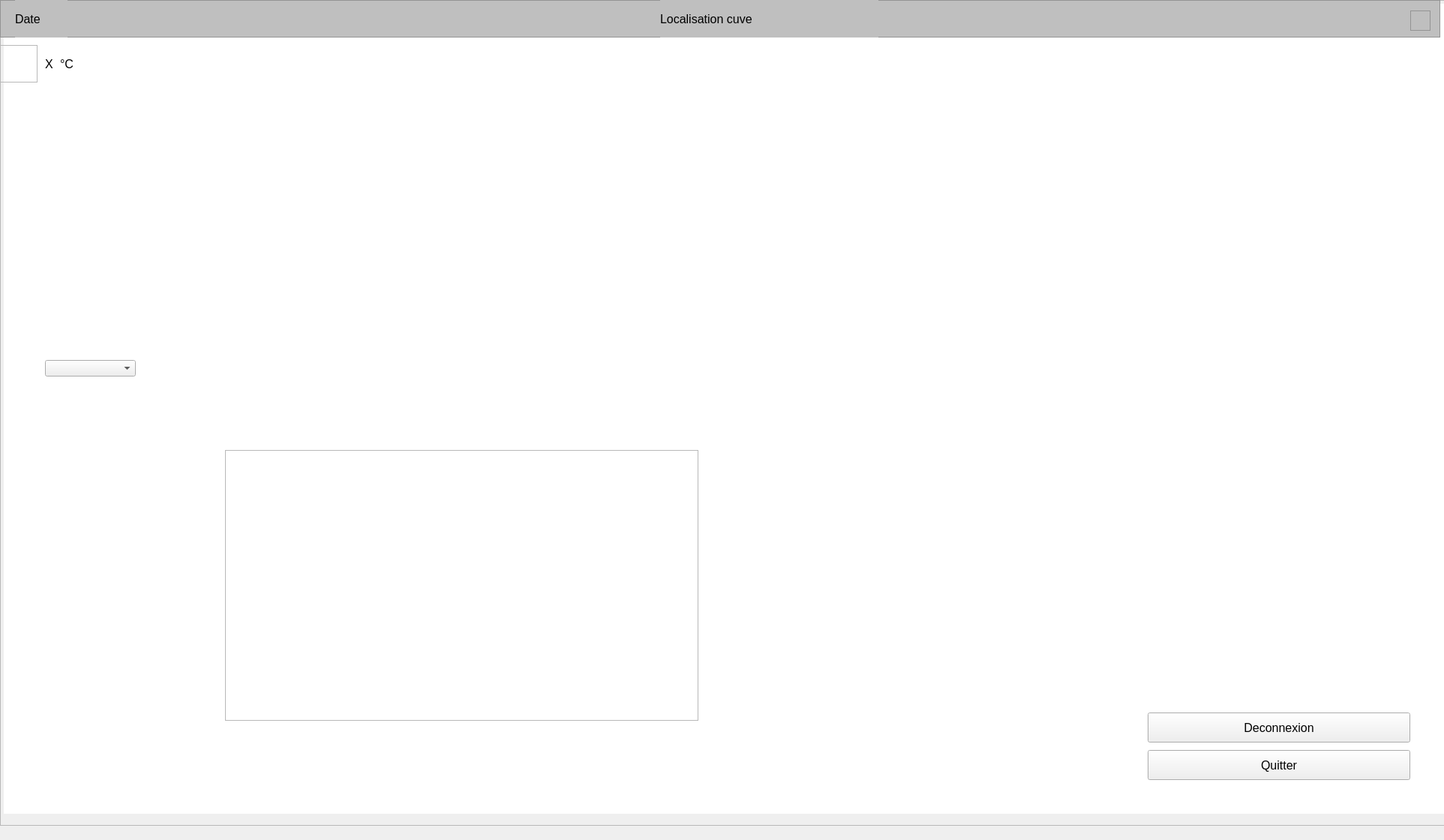
<?xml version="1.0" encoding="UTF-8"?>
<ui version="4.0">
 <class>Form</class>
 <widget class="QWidget" name="Form">
  <property name="geometry">
   <rect>
    <x>0</x>
    <y>0</y>
    <width>1925</width>
    <height>1120</height>
   </rect>
  </property>
  <property name="windowTitle">
   <string>Form</string>
  </property>
  <property name="styleSheet">
   <string notr="true"/>
  </property>
  <widget class="QFrame" name="frame">
   <property name="geometry">
    <rect>
     <x>0</x>
     <y>0</y>
     <width>1920</width>
     <height>50</height>
    </rect>
   </property>
   <property name="styleSheet">
    <string notr="true">background-color: #BFBFBF;</string>
   </property>
   <property name="frameShape">
    <enum>QFrame::StyledPanel</enum>
   </property>
   <property name="frameShadow">
    <enum>QFrame::Raised</enum>
   </property>
   <widget class="QLabel" name="label_3">
    <property name="geometry">
     <rect>
      <x>20</x>
      <y>0</y>
      <width>70</width>
      <height>50</height>
     </rect>
    </property>
    <property name="font">
     <font>
      <pointsize>12</pointsize>
     </font>
    </property>
    <property name="text">
     <string>Date</string>
    </property>
   </widget>
   <widget class="QLabel" name="label_4">
    <property name="geometry">
     <rect>
      <x>880</x>
      <y>0</y>
      <width>291</width>
      <height>50</height>
     </rect>
    </property>
    <property name="font">
     <font>
      <pointsize>12</pointsize>
     </font>
    </property>
    <property name="text">
     <string>Localisation cuve</string>
    </property>
   </widget>
   <widget class="QFrame" name="frame_3">
    <property name="geometry">
     <rect>
      <x>1880</x>
      <y>14</y>
      <width>27</width>
      <height>27</height>
     </rect>
    </property>
    <property name="styleSheet">
     <string notr="true">background-image: url(:/images/image/parametre.png);</string>
    </property>
    <property name="frameShape">
     <enum>QFrame::StyledPanel</enum>
    </property>
    <property name="frameShadow">
     <enum>QFrame::Raised</enum>
    </property>
   </widget>
  </widget>
  <widget class="QFrame" name="frame_2">
   <property name="geometry">
    <rect>
     <x>0</x>
     <y>60</y>
     <width>50</width>
     <height>50</height>
    </rect>
   </property>
   <property name="styleSheet">
    <string notr="true">background-image: url(:/iconesMeteo/image/iconesMeteo/soleil.png);</string>
   </property>
   <property name="frameShape">
    <enum>QFrame::StyledPanel</enum>
   </property>
   <property name="frameShadow">
    <enum>QFrame::Raised</enum>
   </property>
  </widget>
  <widget class="QLabel" name="label">
   <property name="geometry">
    <rect>
     <x>60</x>
     <y>70</y>
     <width>21</width>
     <height>31</height>
    </rect>
   </property>
   <property name="font">
    <font>
     <pointsize>12</pointsize>
    </font>
   </property>
   <property name="text">
    <string>X</string>
   </property>
  </widget>
  <widget class="QLabel" name="label_2">
   <property name="geometry">
    <rect>
     <x>80</x>
     <y>70</y>
     <width>31</width>
     <height>31</height>
    </rect>
   </property>
   <property name="font">
    <font>
     <pointsize>12</pointsize>
    </font>
   </property>
   <property name="text">
    <string>°C</string>
   </property>
  </widget>
  <widget class="QComboBox" name="comboBox">
   <property name="geometry">
    <rect>
     <x>60</x>
     <y>480</y>
     <width>121</width>
     <height>22</height>
    </rect>
   </property>
  </widget>
  <widget class="QFrame" name="frame_5">
   <property name="geometry">
    <rect>
     <x>0</x>
     <y>0</y>
     <width>1930</width>
     <height>1101</height>
    </rect>
   </property>
   <property name="styleSheet">
    <string notr="true">QPushButton#boutonDeconnexion, {	
	background-color: qlineargradient(spread:pad, x1:0, y1:0.505682, x2:1, y2:0.477, stop:0 rgba(20, 47, 78, 219), stop:1 rgba(85, 98, 112, 226));
	color:rgba(255, 255, 255, 210);
	border-radius:10px;
}
QPushButton#boutonDeconnexion, :hover{	
	background-color: qlineargradient(spread:pad, x1:0, y1:0.505682, x2:1, y2:0.477, stop:0 rgba(40, 67, 98, 219), stop:1 rgba(105, 118, 132, 226));
}
QPushButton#boutonDeconnexion, :pressed{	
	padding-left:5px;
	padding-top:5px;
	background-color:(255, 255, 255, 210);
}


QPushButton#bouton{	
	background-color: qlineargradient(spread:pad, x1:0, y1:0.505682, x2:1, y2:0.477, stop:0 rgba(20, 47, 78, 219), stop:1 rgba(85, 98, 112, 226));
	color:rgba(255, 255, 255, 210);
	border-radius:10px;
}
QPushButton#bouton:hover{	
	background-color: qlineargradient(spread:pad, x1:0, y1:0.505682, x2:1, y2:0.477, stop:0 rgba(40, 67, 98, 219), stop:1 rgba(105, 118, 132, 226));
}
QPushButton#bouton:pressed{	
	padding-left:5px;
	padding-top:5px;
	background-color:rgba(105, 118, 132, 200);
}</string>
   </property>
   <property name="frameShape">
    <enum>QFrame::StyledPanel</enum>
   </property>
   <property name="frameShadow">
    <enum>QFrame::Raised</enum>
   </property>
   <widget class="QPushButton" name="boutonDeconnexion">
    <property name="geometry">
     <rect>
      <x>1530</x>
      <y>950</y>
      <width>350</width>
      <height>40</height>
     </rect>
    </property>
    <property name="font">
     <font>
      <pointsize>12</pointsize>
     </font>
    </property>
    <property name="text">
     <string>Deconnexion</string>
    </property>
   </widget>
   <widget class="QPushButton" name="boutonSeConnecter_2">
    <property name="geometry">
     <rect>
      <x>1530</x>
      <y>1000</y>
      <width>350</width>
      <height>40</height>
     </rect>
    </property>
    <property name="font">
     <font>
      <pointsize>12</pointsize>
     </font>
    </property>
    <property name="text">
     <string>Quitter</string>
    </property>
   </widget>
   <widget class="QLabel" name="label_5">
    <property name="geometry">
     <rect>
      <x>5</x>
      <y>5</y>
      <width>1920</width>
      <height>1080</height>
     </rect>
    </property>
    <property name="styleSheet">
     <string notr="true">background-color: #FFFFFF;</string>
    </property>
    <property name="text">
     <string/>
    </property>
   </widget>
   <widget class="QGraphicsView" name="graphicsView">
    <property name="geometry">
     <rect>
      <x>300</x>
      <y>600</y>
      <width>631</width>
      <height>361</height>
     </rect>
    </property>
   </widget>
   <zorder>label_5</zorder>
   <zorder>boutonDeconnexion</zorder>
   <zorder>boutonSeConnecter_2</zorder>
   <zorder>graphicsView</zorder>
  </widget>
  <zorder>frame_5</zorder>
  <zorder>frame</zorder>
  <zorder>frame_2</zorder>
  <zorder>label</zorder>
  <zorder>label_2</zorder>
  <zorder>comboBox</zorder>
 </widget>
 <resources>
  <include location="resPrincipale.qrc"/>
 </resources>
 <connections/>
</ui>
